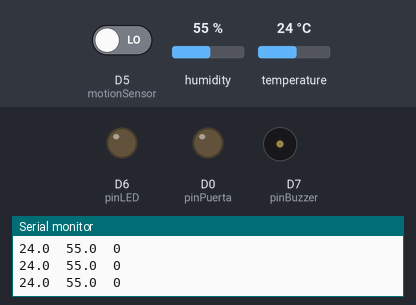
Simulated run of this sketch. Board: ESP8266 (Wemos D1 mini). Parts: output pins drawn as LEDs (lit = HIGH), buzzer (waves = sounding, pin HIGH), the last lines printed to the serial monitor. Inputs (shaded band) come from the test bench; at power-on: D5 (motionSensor) LOW, humidity 55 %, temperature 24 °C.

Above: at 2.7 s.
2.8 s: D5 (motionSensor) driven HIGH
At 3.7 s:
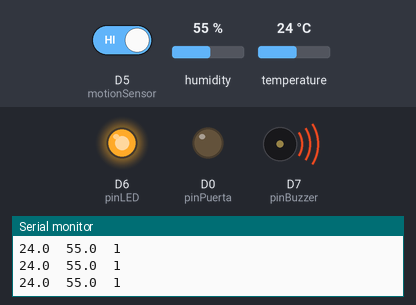
Timing chart, 0 to 5.8 s (numbered marks = the images above; inputs shaded):
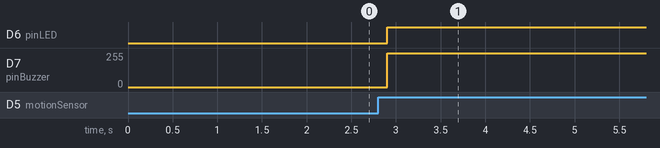

Measured:
- after the input at 2.8 s, D6 (pinLED): LOW → HIGH after 0.10 s; D7 (pinBuzzer): 0/255 → 254/255 after 0.10 s

The sketch:

nubeConection.ino
```cpp
/** Conexion
  Sensor ---> Cable rojo -- VCC 3v -5v
              Cable negro -- GND
              Cable Amarillo ---   SCL
              Cable blanco  ----   SDA

  Pines Placa nodemcu ESP8266 wemos
              D2 --->  SDA
              D1 --->  SCL

**/


#include <Ubidots.h>
#include "SHT85.h"


#define motionSensor D5
#define pinLED D6
#define pinPuerta D0
#define pinBuzzer D7
#define SHT85_ADDRESS   0x44


#define DEVICE  "84f3eb23bba9"      //NOmbre del dispositivo en la plataforma Ubidots
#define VARIABLE  "puerta"          //Nombre de la variable en Ubidots. De la cual quiero recibir datos

//*************** Variables para la conexion con ubidots ***********************
const char* UBIDOTS_TOKEN = "BBFF-0EF5M4m9PzlAhoOcGHvGSiFji8g33n";
const char* WIFI_SSID = "-----";        //Nombre de la Red Wifi
const char* WIFI_PASS = "******";     //Password de la Red Wifi

///******************************************************************//


Ubidots ubidots(UBIDOTS_TOKEN, UBI_HTTP);
SHT85 sht1;
////************************************************************////

//DEfinicion de variables

uint32_t start;
uint32_t stop;

int var_poten;
float Temperatura;
float Humedad;
int state_sensor;
int valor_buzer = 254;
int state_puerta;

void setup() {
  Serial.begin(115200);

  pinMode(motionSensor, INPUT);
  pinMode(pinPuerta, OUTPUT);
  pinMode(pinLED, OUTPUT);

  //Inicializo la conexion I2C
  Wire.begin();
  sht1.begin(0x44);
  Wire.setClock(100000);

  //uint16_t stat = sht1.readStatus();

  ubidots.wifiConnect(WIFI_SSID, WIFI_PASS);
  var_poten = 0;
}


void loop() {

  state_puerta = ubidots.get(DEVICE, VARIABLE);   //Leo el estado de la variable desde la plataforma Ubidots.

  if(state_puerta == HIGH){
    digitalWrite(pinPuerta, HIGH);          //Si esta en alto enciendo el led que me simula la apertura de la puerta
  }else{
    digitalWrite(pinPuerta, LOW );
  }


  sht1.read();                       //Lectura del sensor de temperatura - humedad

  Temperatura = sht1.getTemperature();
  Humedad = sht1.getHumidity();
  state_sensor = digitalRead(motionSensor);     //Leo el estado del sensor de movimiento

  if(state_sensor == HIGH){                     //Si se detecta movimiento
    digitalWrite(pinLED, HIGH);                  //Enciende el led azul y
    analogWrite(pinBuzzer, valor_buzer);          // Se enciende el buzzer
  }else{
    digitalWrite(pinLED, LOW);
    analogWrite(pinBuzzer, 0);
  }


  //Muestro los datos leidos en el Serial
  Serial.print( Temperatura, 1);
  Serial.print("\t");
  Serial.print(Humedad, 1);
  Serial.print("\t");
  Serial.println(state_sensor);


  //Agrego las variables que quiero enviar a la nube
  ubidots.add("temperatura", Temperatura);
  ubidots.add("humedad", Humedad);
  ubidots.add("motion_sensor", state_sensor);

  bool bufferSent = false;
  bufferSent = ubidots.send();        //Envio los datos por Wifi a la nube (Ubidots)

  delay(100);


  }
```
